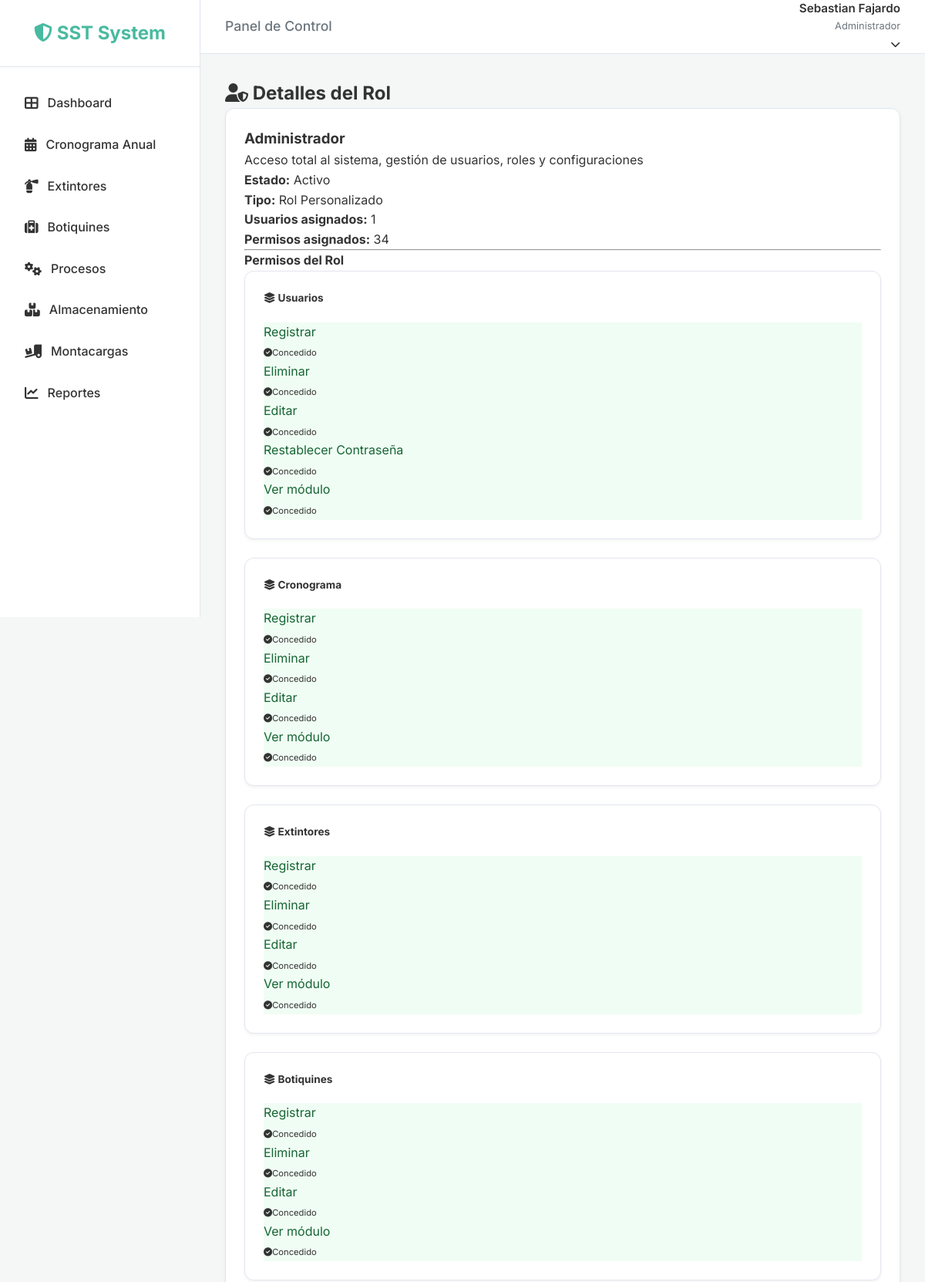
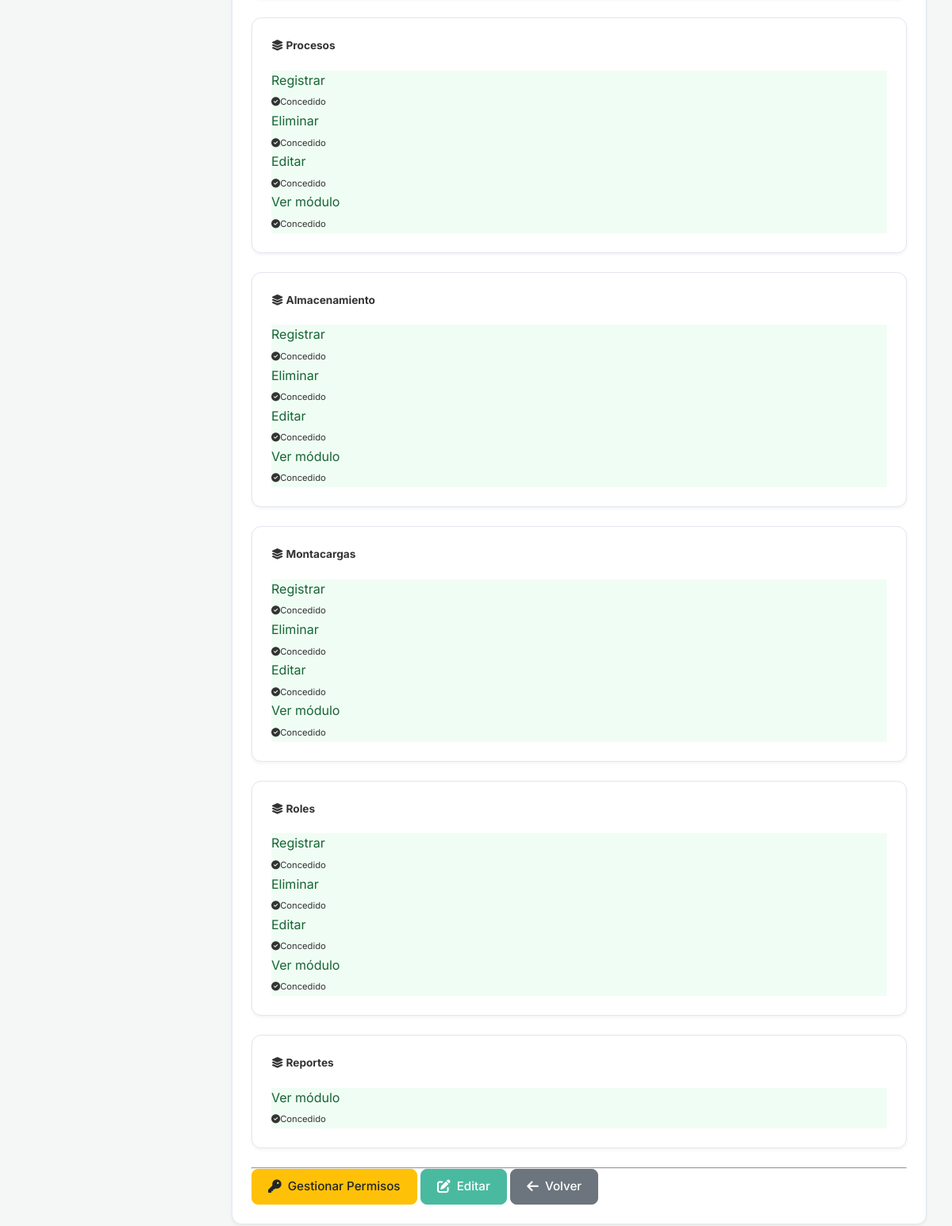
/roles/1/ (signed in), run on the app's committed database (2 pictures, top to bottom).
### users/models.py (models this page shows, shortened)
class CustomUser(AbstractUser):
    email = models.EmailField(unique=True)
    document_number = models.CharField(max_length=20, blank=True, null=True)
    role = models.ForeignKey('roles.Role', on_delete=models.SET_NULL, null=True, blank=True,
                             related_name='users', verbose_name='Rol')
    updated_at = models.DateTimeField(auto_now=True)
    digital_signature = models.TextField(blank=True, null=True, verbose_name="Firma Digital") # Base64 encoded image
    USERNAME_FIELD = 'email'
    REQUIRED_FIELDS = ['username', 'first_name', 'last_name']
    def has_perm_custom(self, module, action):
        if self.is_superuser:
            return True
        if self.role and self.role.name == 'Administrador':
            return True
        if not self.role or not self.role.is_active:
            return False
        return self.role.has_permission(module, action)

### roles/models.py (models this page shows, shortened)
class Role(models.Model):
    name = models.CharField(max_length=100, unique=True, verbose_name='Nombre del Rol')
    description = models.TextField(blank=True, verbose_name='Descripción')
    permissions = models.ManyToManyField(Permission, blank=True, related_name='roles', verbose_name='Permisos')
    is_active = models.BooleanField(default=True, verbose_name='Activo')
    is_system_role = models.BooleanField(default=False, verbose_name='Rol del Sistema')
    created_at = models.DateTimeField(auto_now_add=True)
    updated_at = models.DateTimeField(auto_now=True)
    class Meta:
        verbose_name = 'Rol'
        verbose_name_plural = 'Roles'
        ordering = ['name']

class Permission(models.Model):
    MODULE_CHOICES = [
        ('users', 'Usuarios'),
        ('inspections', 'Inspecciones'),
        ('schedule', 'Cronograma'),
        ('extinguisher', 'Extintores'),
        ('first_aid', 'Botiquines'),
        ('process', 'Procesos'),
        ('storage', 'Almacenamiento'),
        ('forklift', 'Montacargas'),
        ('roles', 'Roles'),
        ('reports', 'Reportes'),
    ]
    ACTION_CHOICES = [
        ('view', 'Ver módulo'),
        ('create', 'Registrar'),
        ('edit', 'Editar'),
        ('delete', 'Eliminar'),
        ('reset_password', 'Restablecer Contraseña'),
    ]
    module = models.CharField(max_length=50, choices=MODULE_CHOICES, verbose_name='Módulo')
    action = models.CharField(max_length=20, choices=ACTION_CHOICES, verbose_name='Acción')
    codename = models.CharField(max_length=100, unique=True, verbose_name='Código')
    description = models.CharField(max_length=255, verbose_name='Descripción')
    is_active = models.BooleanField(default=True, verbose_name='Activo')
    created_at = models.DateTimeField(auto_now_add=True)
    class Meta:
        verbose_name = 'Permiso'
        verbose_name_plural = 'Permisos'
        ordering = ['module', 'action']
        unique_together = ['module', 'action']

### roles/views.py (the view)
# urls.py: path('<int:pk>/', views.RoleDetailView.as_view(), name='role_detail'),
class RoleDetailView(LoginRequiredMixin, RolePermissionRequiredMixin, DetailView):
    permission_required = ('roles', 'view')
    model = Role
    template_name = 'roles/role_detail.html'
    def get_context_data(self, **kwargs):
        context = super().get_context_data(**kwargs)
        all_permissions = Permission.objects.all().order_by('module', 'action')
        role_perm_ids = set(self.object.permissions.values_list('id', flat=True))
        permissions_matrix = {}
        module_dict = dict(Permission.MODULE_CHOICES)
        for module_key, module_name in Permission.MODULE_CHOICES:
            module_perms = [p for p in all_permissions if p.module == module_key]
            if module_perms:
                perms_list = []
                for p in module_perms:
                    perms_list.append({
                        'permission': p,
                        'has_perm': p.id in role_perm_ids
                    })
                permissions_matrix[module_key] = {
                    'name': module_name,
                    'vals': perms_list
                }
        context['permissions_matrix'] = permissions_matrix
        return context

### templates/roles/role_detail.html (shortened to what this page needs)
{% extends 'base.html' %}
{% load static %}
{% block content %}
<div class="container-fluid">
    <div class="row mb-4">
        <div class="col-12">
            <h2><i class="fas fa-user-shield"></i> Detalles del Rol</h2>
        </div>
    </div>
    <div class="row">
        <div class="col-md-8">
            <div class="card">
                <div class="card-body">
                    <h3>{{ role.name }}</h3>
                    <p class="text-muted">{{ role.description }}</p>
                    <div class="row mb-3">
                        <div class="col-md-6">
                            <strong>Estado:</strong>
                            {% if role.is_active %}
                            <span class="badge bg-success">Activo</span>
                            {% else %}
                            <span class="badge bg-danger">Inactivo</span>
                            {% endif %}
                        </div>
                        <div class="col-md-6">
                            <strong>Tipo:</strong>
                            {% if role.is_system_role %}
                            <span class="badge bg-info">Rol del Sistema</span>
                            {% else %}
                            <span class="badge bg-secondary">Rol Personalizado</span>
                            {% endif %}
                        </div>
                    </div>
                    <div class="row mb-3">
                        <div class="col-md-6">
                            <strong>Usuarios asignados:</strong>
                            <span class="badge bg-primary">{{ role.users.count }}</span>
                        </div>
                        <div class="col-md-6">
                            <strong>Permisos asignados:</strong>
                            <span class="badge bg-secondary">{{ role.permissions.count }}</span>
                        </div>
                    </div>
                    <hr>
                    <h4 class="mb-3">Permisos del Rol</h4>
                    <div class="d-flex flex-wrap gap-3 mb-4">
                        {% for module_key, module_data in permissions_matrix.items %}
                        <div class="card shadow-sm flex-fill" style="min-width: 300px; border: 1px solid #e3e6f0;">
                            <div class="card-header bg-light py-2 border-bottom">
                                <h6 class="m-0 font-weight-bold text-primary text-uppercase"
                                    style="font-size: 0.85rem;">
                                    <i class="fas fa-layer-group me-1"></i> {{ module_data.name }}
                                </h6>
                            </div>
                            <div class="card-body p-3">
                                <div class="d-flex flex-wrap gap-2" style="gap: 10px;">
                                    {% for perm_data in module_data.vals %}
                                    <div class="flex-fill p-2 rounded text-center border"
                                        style="min-width: 120px; background-color: {% if perm_data.has_perm %}#f0fdf4{% else %}#fef2f2{% endif %}; border-color: {% if perm_data.has_perm %}#bbf7d0{% else %}#fecaca{% endif %} !important;">
                                        <div class="font-weight-bold mb-1"
                                            style="color: {% if perm_data.has_perm %}#166534{% else %}#991b1b{% endif %};">
                                            {{ perm_data.permission.get_action_display }}
                                        </div>
                                        {% if perm_data.has_perm %}
                                        <span class="badge bg-success" style="font-size: 0.7rem;">
                                            <i class="fas fa-check-circle me-1"></i>Concedido
                                        </span>
                                        {% else %}
                                        <span class="badge bg-danger" style="font-size: 0.7rem;">
                                            <i class="fas fa-times-circle me-1"></i>Denegado
                                        </span>
                                        {% endif %}
                                    </div>
                                    {% endfor %}
                                </div>
                            </div>
                        </div>
                        {% empty %}
                        <div class="w-100">
                            <div class="alert alert-info">
                                No se encontraron definiciones de permisos.
                            </div>
                        </div>
                        {% endfor %}
                    </div>
                    <hr>
                    <div class="d-flex gap-2">
                        <a href="{% url 'role_permissions' role.pk %}" class="btn btn-warning">
                            <i class="fas fa-key"></i> Gestionar Permisos
                        </a>
                        <a href="{% url 'role_edit' role.pk %}" class="btn btn-primary">
                            <i class="fas fa-edit"></i> Editar
                        </a>
                        <a href="{% url 'role_list' %}" class="btn btn-secondary">
                            <i class="fas fa-arrow-left"></i> Volver
                        </a>
                    </div>
                </div>
            </div>
        </div>
    </div>
</div>
{% endblock %}

### templates/base.html (shortened to what this page needs)
{% load static permission_tags %}
<!DOCTYPE html>
<html lang="es">
<head>
    <link rel="stylesheet" href="https://cdnjs.cloudflare.com/ajax/libs/font-awesome/6.4.0/css/all.min.css">
    <link rel="stylesheet" href="https://cdnjs.cloudflare.com/ajax/libs/toastr.js/latest/toastr.min.css">
    <link rel="stylesheet" href="{% static 'css/style.css' %}">
</head>
<body>
    {% if user.is_authenticated %}
    <div class="app-wrapper">
        <aside class="sidebar">
            <div class="sidebar-header">
                <a href="{% url 'dashboard' %}" class="logo">
                    <i class="fas fa-shield-alt"></i> <span class="logo-text">SST System</span>
                </a>
            </div>
            <ul class="sidebar-menu">
                {% has_permission 'users' 'view' as can_view_dashboard %}
                <li>
                    <a href="{% url 'dashboard' %}"
                        class="{% if request.resolver_match.url_name == 'dashboard' %}active{% endif %}">
                        <i class="fas fa-th-large"></i> <span>Dashboard</span>
                    </a>
                </li>
                {% has_permission 'schedule' 'view' as can_view_schedule %}
                {% if can_view_schedule %}
                <li>
                    <a href="{% url 'inspection_list' %}"
                        class="{% if request.resolver_match.url_name == 'inspection_list' %}active{% endif %}">
                        <i class="fas fa-calendar-alt"></i> <span>Cronograma Anual</span>
                    </a>
                </li>
                {% endif %}
                {% has_permission 'extinguisher' 'view' as can_view_extinguisher %}
                {% if can_view_extinguisher %}
                <li>
                    <a href="{% url 'extinguisher_list' %}"
                        class="{% if 'extinguisher' in request.path %}active{% endif %}">
                        <i class="fas fa-fire-extinguisher"></i> <span>Extintores</span>
                    </a>
                </li>
                {% endif %}
                {% has_permission 'first_aid' 'view' as can_view_first_aid %}
                {% if can_view_first_aid %}
                <li>
                    <a href="{% url 'first_aid_list' %}" class="{% if 'first-aid' in request.path %}active{% endif %}">
                        <i class="fas fa-medkit"></i> <span>Botiquines</span>
                    </a>
                </li>
                {% endif %}
                {% has_permission 'process' 'view' as can_view_process %}
                {% if can_view_process %}
                <li>
                    <a href="{% url 'process_list' %}" class="{% if 'process' in request.path %}active{% endif %}">
                        <i class="fas fa-cogs"></i> <span>Procesos</span>
                    </a>
                </li>
                {% endif %}
                {% has_permission 'storage' 'view' as can_view_storage %}
                {% if can_view_storage %}
                <li>
                    <a href="{% url 'storage_list' %}" class="{% if 'storage' in request.path %}active{% endif %}">
                        <i class="fas fa-boxes"></i> <span>Almacenamiento</span>
                    </a>
                </li>
                {% endif %}
                {% has_permission 'forklift' 'view' as can_view_forklift %}
                {% if can_view_forklift %}
                <li>
                    <a href="{% url 'forklift_list' %}" class="{% if 'forklift' in request.path %}active{% endif %}">
                        <i class="fas fa-truck-loading"></i> <span>Montacargas</span>
                    </a>
                </li>
                {% endif %}
                {% has_permission 'reports' 'view' as can_view_reports %}
                {% if can_view_reports %}
                <li>
                    <a href="{% url 'inspection_reports' %}"
                        class="{% if request.resolver_match.url_name == 'inspection_reports' %}active{% endif %}">
                        <i class="fas fa-chart-line"></i> <span>Reportes</span>
                    </a>
                </li>
                {% endif %}
            </ul>
        </aside>
        <div style="flex: 1; display: flex; flex-direction: column;">
            <header class="topbar">
                <div class="page-title">
                    <h2 style="font-size: 1.1rem; color: var(--text-light); font-weight: 500;">
                        {% block header_title %}Panel de Control{% endblock %}
                    </h2>
                </div>
                <div class="user-profile" style="position: relative;">
                    <div class="user-info" style="cursor: pointer;" onclick="toggleUserDropdown()">
                        <span class="user-name">{{ user.get_full_name|default:user.email }}</span>
                        <span class="user-role">{% if user.is_staff %}Administrador{% else %}Inspector{% endif %}</span>
                        <i class="fas fa-chevron-down"
                            style="margin-left: 8px; font-size: 0.8rem; transition: transform 0.3s;"></i>
                    </div>
                </div>
            </header>
            <main class="main-content">
                <div class="content-container">
                    {% block content %}{% endblock %}
                </div>
            </main>
        </div>
    </div>
    {% endif %}
</body>
</html>

### data on the page
CustomUser: get_full_name "Sebastian Fajardo"
Role: name "Administrador", description "Acceso total al sistema, gestión de usuarios, roles y configuraciones", users.count "1", permissions.count "34"
Permission: permission.action "Registrar"
Permission: permission.action "Eliminar"
Permission: permission.action "Editar"
Permission: permission.action "Restablecer Contraseña"
Permission: permission.action "Ver módulo"
Permission: permission.action "Registrar"
Permission: permission.action "Eliminar"
Permission: permission.action "Editar"
Permission: permission.action "Ver módulo"
Permission: permission.action "Registrar"
Permission: permission.action "Eliminar"
Permission: permission.action "Editar"
Permission: permission.action "Ver módulo"
Permission: permission.action "Registrar"
Permission: permission.action "Eliminar"
Permission: permission.action "Editar"
Permission: permission.action "Ver módulo"
Permission: permission.action "Registrar"
Permission: permission.action "Eliminar"
Permission: permission.action "Editar"
Permission: permission.action "Ver módulo"
Permission: permission.action "Registrar"
Permission: permission.action "Eliminar"
Permission: permission.action "Editar"
Permission: permission.action "Ver módulo"
Permission: permission.action "Registrar"
Permission: permission.action "Eliminar"
Permission: permission.action "Editar"
Permission: permission.action "Ver módulo"
Permission: permission.action "Registrar"
Permission: permission.action "Eliminar"
Permission: permission.action "Editar"
Permission: permission.action "Ver módulo"
Permission: permission.action "Ver módulo"

### other printed values
{{ module_data.name }} "Usuarios" "Cronograma" "Extintores" "Botiquines" "Procesos" "Almacenamiento" "Montacargas" "Roles" "Reportes"
